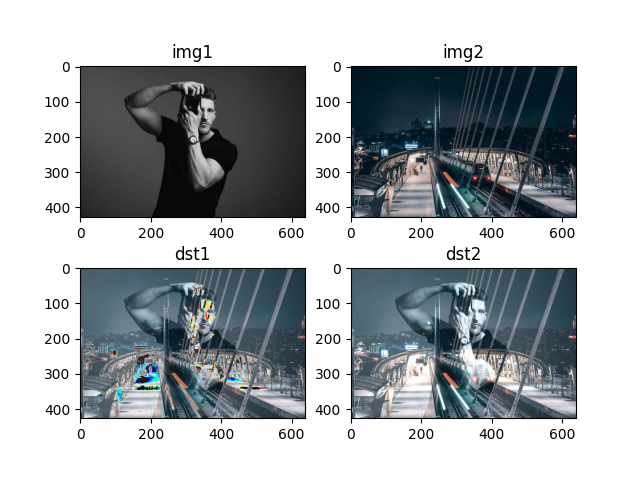

Here is the Python script that generated this plot:
import cv2
import matplotlib.pyplot as plt

img1 = cv2.imread('./images/man.jpg')
img2 = cv2.imread('./images/turkey.jpg')

# 0~255 값을 벗어나면 256으로 나눈 나머지가 됨
dst1 = img1 + img2

# 0~255 값을 벗어나도 0 또는 255 값으로 보정해줌 (더 깔끔함)
dst2 = cv2.add(img1, img2)

# cv2.imshow('dst1',dst1)
# cv2.imshow('dst2',dst2)
# cv2.waitKey()

img = {'img1':img1, 'img2':img2, 'dst1':dst1, 'dst2':dst2}

for i, (k, v) in enumerate(img.items()):
    plt.subplot(2,2,i+1)
    plt.imshow(v[:,:,::-1]) #행, 열 다 가져오고 마지막에 색상 채널
    plt.title(k)
plt.show()
    
